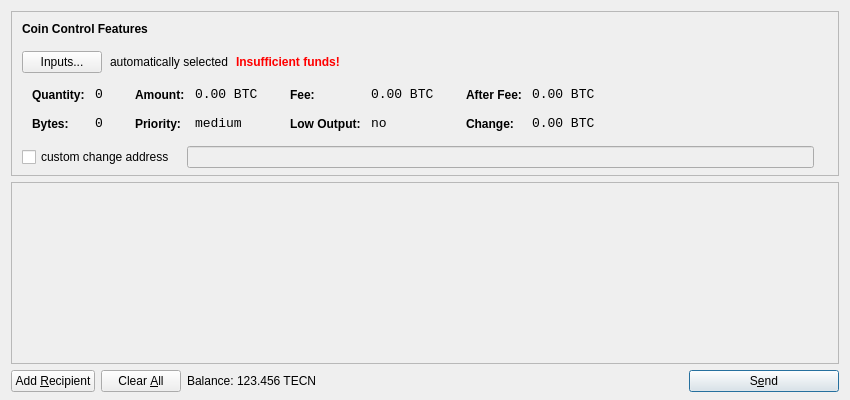
<?xml version="1.0" encoding="UTF-8"?>
<ui version="4.0">
 <class>SendCoinsDialog</class>
 <widget class="QDialog" name="SendCoinsDialog">
  <property name="geometry">
   <rect>
    <x>0</x>
    <y>0</y>
    <width>850</width>
    <height>400</height>
   </rect>
  </property>
  <property name="windowTitle">
   <string>Send Coins</string>
  </property>
  <layout class="QVBoxLayout" name="verticalLayout" stretch="0,1,0">
   <property name="bottomMargin">
    <number>8</number>
   </property>
   <item>
    <widget class="QFrame" name="frameCoinControl">
     <property name="sizePolicy">
      <sizepolicy hsizetype="Expanding" vsizetype="Expanding">
       <horstretch>0</horstretch>
       <verstretch>0</verstretch>
      </sizepolicy>
     </property>
     <property name="maximumSize">
      <size>
       <width>16777215</width>
       <height>16777215</height>
      </size>
     </property>
     <property name="frameShape">
      <enum>QFrame::StyledPanel</enum>
     </property>
     <property name="frameShadow">
      <enum>QFrame::Sunken</enum>
     </property>
     <layout class="QVBoxLayout" name="verticalLayoutCoinControl2">
      <property name="spacing">
       <number>-1</number>
      </property>
      <property name="leftMargin">
       <number>0</number>
      </property>
      <property name="topMargin">
       <number>0</number>
      </property>
      <property name="rightMargin">
       <number>0</number>
      </property>
      <property name="bottomMargin">
       <number>6</number>
      </property>
      <item>
       <layout class="QVBoxLayout" name="verticalLayoutCoinControl" stretch="0,0,0,0,1">
        <property name="spacing">
         <number>0</number>
        </property>
        <property name="leftMargin">
         <number>10</number>
        </property>
        <property name="topMargin">
         <number>10</number>
        </property>
        <item>
         <layout class="QHBoxLayout" name="horizontalLayoutCoinControl1">
          <property name="bottomMargin">
           <number>15</number>
          </property>
          <item>
           <widget class="QLabel" name="labelCoinControlFeatures">
            <property name="sizePolicy">
             <sizepolicy hsizetype="Preferred" vsizetype="Maximum">
              <horstretch>0</horstretch>
              <verstretch>0</verstretch>
             </sizepolicy>
            </property>
            <property name="font">
             <font>
              <weight>75</weight>
              <bold>true</bold>
             </font>
            </property>
            <property name="styleSheet">
             <string notr="true">font-weight:bold;</string>
            </property>
            <property name="text">
             <string>Coin Control Features</string>
            </property>
           </widget>
          </item>
         </layout>
        </item>
        <item>
         <layout class="QHBoxLayout" name="horizontalLayoutCoinControl2" stretch="0,0,0,0">
          <property name="spacing">
           <number>8</number>
          </property>
          <property name="bottomMargin">
           <number>10</number>
          </property>
          <item>
           <widget class="QPushButton" name="pushButtonCoinControl">
            <property name="styleSheet">
             <string notr="true"/>
            </property>
            <property name="text">
             <string>Inputs...</string>
            </property>
           </widget>
          </item>
          <item>
           <widget class="QLabel" name="labelCoinControlAutomaticallySelected">
            <property name="text">
             <string>automatically selected</string>
            </property>
            <property name="margin">
             <number>5</number>
            </property>
           </widget>
          </item>
          <item>
           <widget class="QLabel" name="labelCoinControlInsuffFunds">
            <property name="font">
             <font>
              <weight>75</weight>
              <bold>true</bold>
             </font>
            </property>
            <property name="styleSheet">
             <string notr="true">color:red;font-weight:bold;</string>
            </property>
            <property name="text">
             <string>Insufficient funds!</string>
            </property>
            <property name="margin">
             <number>5</number>
            </property>
           </widget>
          </item>
          <item>
           <spacer name="horizontalSpacerCoinControl">
            <property name="orientation">
             <enum>Qt::Horizontal</enum>
            </property>
            <property name="sizeHint" stdset="0">
             <size>
              <width>40</width>
              <height>1</height>
             </size>
            </property>
           </spacer>
          </item>
         </layout>
        </item>
        <item>
         <widget class="QWidget" name="widgetCoinControl" native="true">
          <property name="sizePolicy">
           <sizepolicy hsizetype="Preferred" vsizetype="Preferred">
            <horstretch>0</horstretch>
            <verstretch>0</verstretch>
           </sizepolicy>
          </property>
          <property name="minimumSize">
           <size>
            <width>0</width>
            <height>0</height>
           </size>
          </property>
          <property name="styleSheet">
           <string notr="true"/>
          </property>
          <layout class="QHBoxLayout" name="horizontalLayoutCoinControl5">
           <property name="margin">
            <number>0</number>
           </property>
           <item>
            <layout class="QHBoxLayout" name="horizontalLayoutCoinControl3" stretch="0,0,0,1">
             <property name="spacing">
              <number>20</number>
             </property>
             <property name="topMargin">
              <number>0</number>
             </property>
             <property name="bottomMargin">
              <number>10</number>
             </property>
             <item>
              <layout class="QFormLayout" name="formLayoutCoinControl1">
               <property name="horizontalSpacing">
                <number>10</number>
               </property>
               <property name="verticalSpacing">
                <number>14</number>
               </property>
               <property name="leftMargin">
                <number>10</number>
               </property>
               <property name="topMargin">
                <number>4</number>
               </property>
               <property name="rightMargin">
                <number>6</number>
               </property>
               <item row="0" column="0">
                <widget class="QLabel" name="labelCoinControlQuantityText">
                 <property name="styleSheet">
                  <string notr="true">font-weight:bold;</string>
                 </property>
                 <property name="text">
                  <string>Quantity:</string>
                 </property>
                 <property name="margin">
                  <number>0</number>
                 </property>
                </widget>
               </item>
               <item row="0" column="1">
                <widget class="QLabel" name="labelCoinControlQuantity">
                 <property name="font">
                  <font>
                   <family>Monospace</family>
                   <pointsize>10</pointsize>
                  </font>
                 </property>
                 <property name="cursor">
                  <cursorShape>IBeamCursor</cursorShape>
                 </property>
                 <property name="contextMenuPolicy">
                  <enum>Qt::ActionsContextMenu</enum>
                 </property>
                 <property name="text">
                  <string notr="true">0</string>
                 </property>
                 <property name="margin">
                  <number>0</number>
                 </property>
                 <property name="textInteractionFlags">
                  <set>Qt::LinksAccessibleByMouse|Qt::TextSelectableByKeyboard|Qt::TextSelectableByMouse</set>
                 </property>
                </widget>
               </item>
               <item row="1" column="0">
                <widget class="QLabel" name="labelCoinControlBytesText">
                 <property name="styleSheet">
                  <string notr="true">font-weight:bold;</string>
                 </property>
                 <property name="text">
                  <string>Bytes:</string>
                 </property>
                </widget>
               </item>
               <item row="1" column="1">
                <widget class="QLabel" name="labelCoinControlBytes">
                 <property name="font">
                  <font>
                   <family>Monospace</family>
                   <pointsize>10</pointsize>
                  </font>
                 </property>
                 <property name="cursor">
                  <cursorShape>IBeamCursor</cursorShape>
                 </property>
                 <property name="contextMenuPolicy">
                  <enum>Qt::ActionsContextMenu</enum>
                 </property>
                 <property name="text">
                  <string notr="true">0</string>
                 </property>
                 <property name="textInteractionFlags">
                  <set>Qt::LinksAccessibleByMouse|Qt::TextSelectableByKeyboard|Qt::TextSelectableByMouse</set>
                 </property>
                </widget>
               </item>
              </layout>
             </item>
             <item>
              <layout class="QFormLayout" name="formLayoutCoinControl2">
               <property name="horizontalSpacing">
                <number>10</number>
               </property>
               <property name="verticalSpacing">
                <number>14</number>
               </property>
               <property name="leftMargin">
                <number>6</number>
               </property>
               <property name="topMargin">
                <number>4</number>
               </property>
               <property name="rightMargin">
                <number>6</number>
               </property>
               <item row="0" column="0">
                <widget class="QLabel" name="labelCoinControlAmountText">
                 <property name="styleSheet">
                  <string notr="true">font-weight:bold;</string>
                 </property>
                 <property name="text">
                  <string>Amount:</string>
                 </property>
                 <property name="margin">
                  <number>0</number>
                 </property>
                </widget>
               </item>
               <item row="0" column="1">
                <widget class="QLabel" name="labelCoinControlAmount">
                 <property name="font">
                  <font>
                   <family>Monospace</family>
                   <pointsize>10</pointsize>
                  </font>
                 </property>
                 <property name="cursor">
                  <cursorShape>IBeamCursor</cursorShape>
                 </property>
                 <property name="contextMenuPolicy">
                  <enum>Qt::ActionsContextMenu</enum>
                 </property>
                 <property name="text">
                  <string notr="true">0.00 BTC</string>
                 </property>
                 <property name="textInteractionFlags">
                  <set>Qt::LinksAccessibleByMouse|Qt::TextSelectableByKeyboard|Qt::TextSelectableByMouse</set>
                 </property>
                </widget>
               </item>
               <item row="1" column="0">
                <widget class="QLabel" name="labelCoinControlPriorityText">
                 <property name="styleSheet">
                  <string notr="true">font-weight:bold;</string>
                 </property>
                 <property name="text">
                  <string>Priority:</string>
                 </property>
                </widget>
               </item>
               <item row="1" column="1">
                <widget class="QLabel" name="labelCoinControlPriority">
                 <property name="font">
                  <font>
                   <family>Monospace</family>
                   <pointsize>10</pointsize>
                  </font>
                 </property>
                 <property name="cursor">
                  <cursorShape>IBeamCursor</cursorShape>
                 </property>
                 <property name="contextMenuPolicy">
                  <enum>Qt::ActionsContextMenu</enum>
                 </property>
                 <property name="text">
                  <string>medium</string>
                 </property>
                 <property name="textInteractionFlags">
                  <set>Qt::LinksAccessibleByMouse|Qt::TextSelectableByKeyboard|Qt::TextSelectableByMouse</set>
                 </property>
                </widget>
               </item>
              </layout>
             </item>
             <item>
              <layout class="QFormLayout" name="formLayoutCoinControl3">
               <property name="horizontalSpacing">
                <number>10</number>
               </property>
               <property name="verticalSpacing">
                <number>14</number>
               </property>
               <property name="leftMargin">
                <number>6</number>
               </property>
               <property name="topMargin">
                <number>4</number>
               </property>
               <property name="rightMargin">
                <number>6</number>
               </property>
               <item row="0" column="0">
                <widget class="QLabel" name="labelCoinControlFeeText">
                 <property name="styleSheet">
                  <string notr="true">font-weight:bold;</string>
                 </property>
                 <property name="text">
                  <string>Fee:</string>
                 </property>
                 <property name="margin">
                  <number>0</number>
                 </property>
                </widget>
               </item>
               <item row="0" column="1">
                <widget class="QLabel" name="labelCoinControlFee">
                 <property name="font">
                  <font>
                   <family>Monospace</family>
                   <pointsize>10</pointsize>
                  </font>
                 </property>
                 <property name="cursor">
                  <cursorShape>IBeamCursor</cursorShape>
                 </property>
                 <property name="contextMenuPolicy">
                  <enum>Qt::ActionsContextMenu</enum>
                 </property>
                 <property name="text">
                  <string notr="true">0.00 BTC</string>
                 </property>
                 <property name="textInteractionFlags">
                  <set>Qt::LinksAccessibleByMouse|Qt::TextSelectableByKeyboard|Qt::TextSelectableByMouse</set>
                 </property>
                </widget>
               </item>
               <item row="1" column="0">
                <widget class="QLabel" name="labelCoinControlLowOutputText">
                 <property name="styleSheet">
                  <string notr="true">font-weight:bold;</string>
                 </property>
                 <property name="text">
                  <string>Low Output:</string>
                 </property>
                </widget>
               </item>
               <item row="1" column="1">
                <widget class="QLabel" name="labelCoinControlLowOutput">
                 <property name="font">
                  <font>
                   <family>Monospace</family>
                   <pointsize>10</pointsize>
                  </font>
                 </property>
                 <property name="cursor">
                  <cursorShape>IBeamCursor</cursorShape>
                 </property>
                 <property name="contextMenuPolicy">
                  <enum>Qt::ActionsContextMenu</enum>
                 </property>
                 <property name="text">
                  <string>no</string>
                 </property>
                 <property name="textInteractionFlags">
                  <set>Qt::LinksAccessibleByMouse|Qt::TextSelectableByKeyboard|Qt::TextSelectableByMouse</set>
                 </property>
                </widget>
               </item>
              </layout>
             </item>
             <item>
              <layout class="QFormLayout" name="formLayoutCoinControl4">
               <property name="horizontalSpacing">
                <number>10</number>
               </property>
               <property name="verticalSpacing">
                <number>14</number>
               </property>
               <property name="leftMargin">
                <number>6</number>
               </property>
               <property name="topMargin">
                <number>4</number>
               </property>
               <property name="rightMargin">
                <number>6</number>
               </property>
               <item row="0" column="0">
                <widget class="QLabel" name="labelCoinControlAfterFeeText">
                 <property name="styleSheet">
                  <string notr="true">font-weight:bold;</string>
                 </property>
                 <property name="text">
                  <string>After Fee:</string>
                 </property>
                 <property name="margin">
                  <number>0</number>
                 </property>
                </widget>
               </item>
               <item row="0" column="1">
                <widget class="QLabel" name="labelCoinControlAfterFee">
                 <property name="font">
                  <font>
                   <family>Monospace</family>
                   <pointsize>10</pointsize>
                  </font>
                 </property>
                 <property name="cursor">
                  <cursorShape>IBeamCursor</cursorShape>
                 </property>
                 <property name="contextMenuPolicy">
                  <enum>Qt::ActionsContextMenu</enum>
                 </property>
                 <property name="text">
                  <string notr="true">0.00 BTC</string>
                 </property>
                 <property name="textInteractionFlags">
                  <set>Qt::LinksAccessibleByMouse|Qt::TextSelectableByKeyboard|Qt::TextSelectableByMouse</set>
                 </property>
                </widget>
               </item>
               <item row="1" column="0">
                <widget class="QLabel" name="labelCoinControlChangeText">
                 <property name="styleSheet">
                  <string notr="true">font-weight:bold;</string>
                 </property>
                 <property name="text">
                  <string>Change:</string>
                 </property>
                </widget>
               </item>
               <item row="1" column="1">
                <widget class="QLabel" name="labelCoinControlChange">
                 <property name="font">
                  <font>
                   <family>Monospace</family>
                   <pointsize>10</pointsize>
                  </font>
                 </property>
                 <property name="cursor">
                  <cursorShape>IBeamCursor</cursorShape>
                 </property>
                 <property name="contextMenuPolicy">
                  <enum>Qt::ActionsContextMenu</enum>
                 </property>
                 <property name="text">
                  <string notr="true">0.00 BTC</string>
                 </property>
                 <property name="textInteractionFlags">
                  <set>Qt::LinksAccessibleByMouse|Qt::TextSelectableByKeyboard|Qt::TextSelectableByMouse</set>
                 </property>
                </widget>
               </item>
              </layout>
             </item>
            </layout>
           </item>
          </layout>
         </widget>
        </item>
        <item>
         <layout class="QHBoxLayout" name="horizontalLayoutCoinControl4" stretch="0,0,0">
          <property name="spacing">
           <number>12</number>
          </property>
          <property name="sizeConstraint">
           <enum>QLayout::SetDefaultConstraint</enum>
          </property>
          <property name="topMargin">
           <number>5</number>
          </property>
          <property name="rightMargin">
           <number>5</number>
          </property>
          <item>
           <widget class="QCheckBox" name="checkBoxCoinControlChange">
            <property name="text">
             <string>custom change address</string>
            </property>
           </widget>
          </item>
          <item>
           <widget class="QLineEdit" name="lineEditCoinControlChange">
            <property name="enabled">
             <bool>false</bool>
            </property>
            <property name="sizePolicy">
             <sizepolicy hsizetype="Expanding" vsizetype="Fixed">
              <horstretch>0</horstretch>
              <verstretch>0</verstretch>
             </sizepolicy>
            </property>
           </widget>
          </item>
          <item>
           <widget class="QLabel" name="labelCoinControlChangeLabel">
            <property name="sizePolicy">
             <sizepolicy hsizetype="Preferred" vsizetype="Expanding">
              <horstretch>0</horstretch>
              <verstretch>0</verstretch>
             </sizepolicy>
            </property>
            <property name="minimumSize">
             <size>
              <width>0</width>
              <height>0</height>
             </size>
            </property>
            <property name="text">
             <string/>
            </property>
            <property name="margin">
             <number>3</number>
            </property>
           </widget>
          </item>
         </layout>
        </item>
        <item>
         <spacer name="verticalSpacerCoinControl">
          <property name="orientation">
           <enum>Qt::Vertical</enum>
          </property>
          <property name="sizeHint" stdset="0">
           <size>
            <width>800</width>
            <height>1</height>
           </size>
          </property>
         </spacer>
        </item>
       </layout>
      </item>
     </layout>
    </widget>
   </item>
   <item>
    <widget class="QScrollArea" name="scrollArea">
     <property name="widgetResizable">
      <bool>true</bool>
     </property>
     <widget class="QWidget" name="scrollAreaWidgetContents">
      <property name="geometry">
       <rect>
        <x>0</x>
        <y>0</y>
        <width>830</width>
        <height>165</height>
       </rect>
      </property>
      <layout class="QVBoxLayout" name="verticalLayout_2">
       <property name="margin">
        <number>0</number>
       </property>
       <item>
        <layout class="QVBoxLayout" name="entries">
         <property name="spacing">
          <number>6</number>
         </property>
        </layout>
       </item>
       <item>
        <spacer name="verticalSpacer">
         <property name="orientation">
          <enum>Qt::Vertical</enum>
         </property>
         <property name="sizeHint" stdset="0">
          <size>
           <width>20</width>
           <height>40</height>
          </size>
         </property>
        </spacer>
       </item>
      </layout>
     </widget>
    </widget>
   </item>
   <item>
    <layout class="QHBoxLayout" name="horizontalLayout">
     <item>
      <widget class="QPushButton" name="addButton">
       <property name="toolTip">
        <string>Send to multiple recipients at once</string>
       </property>
       <property name="text">
        <string>Add &amp;Recipient</string>
       </property>
       <property name="icon">
        <iconset resource="../bitcoin.qrc">
         <normaloff>:/icons/add</normaloff>:/icons/add</iconset>
       </property>
       <property name="autoDefault">
        <bool>false</bool>
       </property>
      </widget>
     </item>
     <item>
      <widget class="QPushButton" name="clearButton">
       <property name="sizePolicy">
        <sizepolicy hsizetype="Minimum" vsizetype="Fixed">
         <horstretch>0</horstretch>
         <verstretch>0</verstretch>
        </sizepolicy>
       </property>
       <property name="toolTip">
        <string>Remove all transaction fields</string>
       </property>
       <property name="text">
        <string>Clear &amp;All</string>
       </property>
       <property name="icon">
        <iconset resource="../bitcoin.qrc">
         <normaloff>:/icons/remove</normaloff>:/icons/remove</iconset>
       </property>
       <property name="autoRepeatDelay">
        <number>300</number>
       </property>
       <property name="autoDefault">
        <bool>false</bool>
       </property>
      </widget>
     </item>
     <item>
      <layout class="QHBoxLayout" name="horizontalLayout_2">
       <property name="spacing">
        <number>3</number>
       </property>
       <item>
        <widget class="QLabel" name="label">
         <property name="text">
          <string>Balance:</string>
         </property>
        </widget>
       </item>
       <item>
        <widget class="QLabel" name="labelBalance">
         <property name="cursor">
          <cursorShape>IBeamCursor</cursorShape>
         </property>
         <property name="text">
          <string>123.456 TECN</string>
         </property>
         <property name="textInteractionFlags">
          <set>Qt::LinksAccessibleByMouse|Qt::TextSelectableByKeyboard|Qt::TextSelectableByMouse</set>
         </property>
        </widget>
       </item>
      </layout>
     </item>
     <item>
      <spacer name="horizontalSpacer">
       <property name="orientation">
        <enum>Qt::Horizontal</enum>
       </property>
       <property name="sizeHint" stdset="0">
        <size>
         <width>40</width>
         <height>20</height>
        </size>
       </property>
      </spacer>
     </item>
     <item>
      <widget class="QPushButton" name="sendButton">
       <property name="minimumSize">
        <size>
         <width>150</width>
         <height>0</height>
        </size>
       </property>
       <property name="toolTip">
        <string>Confirm the send action</string>
       </property>
       <property name="text">
        <string>S&amp;end</string>
       </property>
       <property name="icon">
        <iconset resource="../bitcoin.qrc">
         <normaloff>:/icons/send</normaloff>:/icons/send</iconset>
       </property>
       <property name="default">
        <bool>true</bool>
       </property>
      </widget>
     </item>
    </layout>
   </item>
  </layout>
 </widget>
 <resources>
  <include location="../bitcoin.qrc"/>
 </resources>
 <connections/>
</ui>
